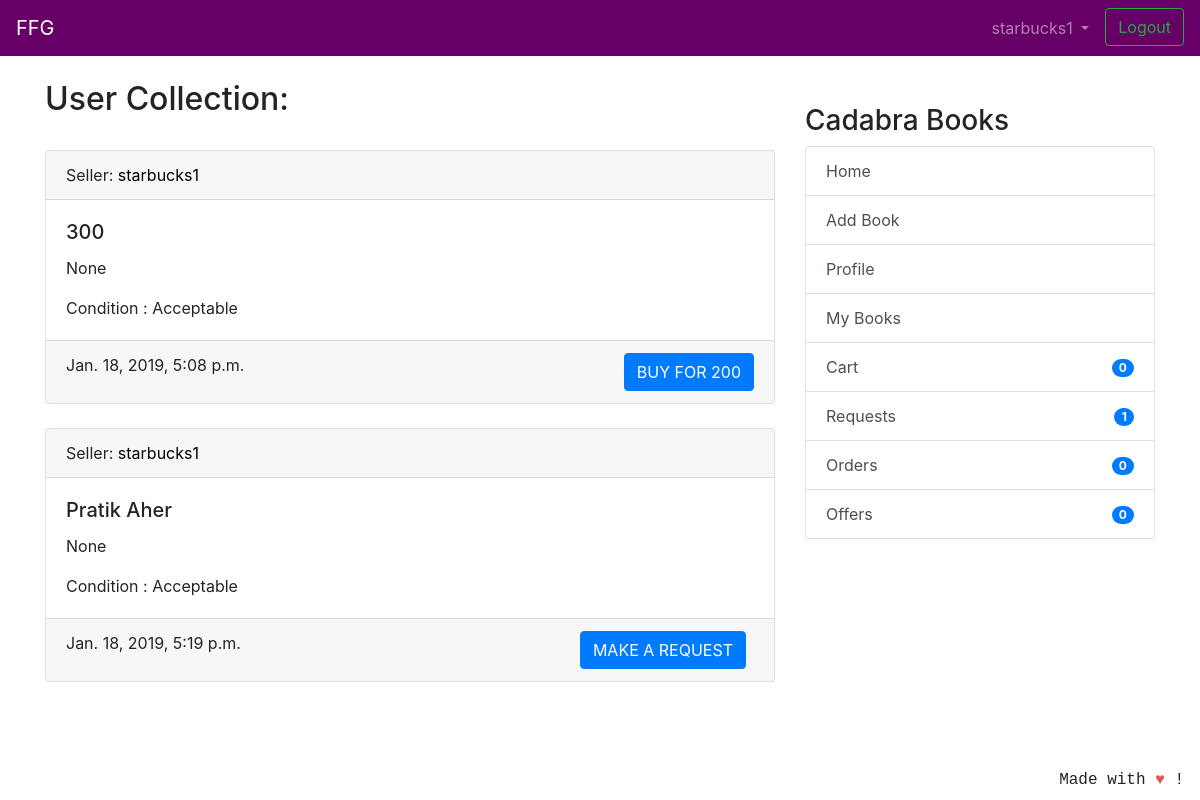
The app's page /userbooks/starbucks1 (signed in), older data.
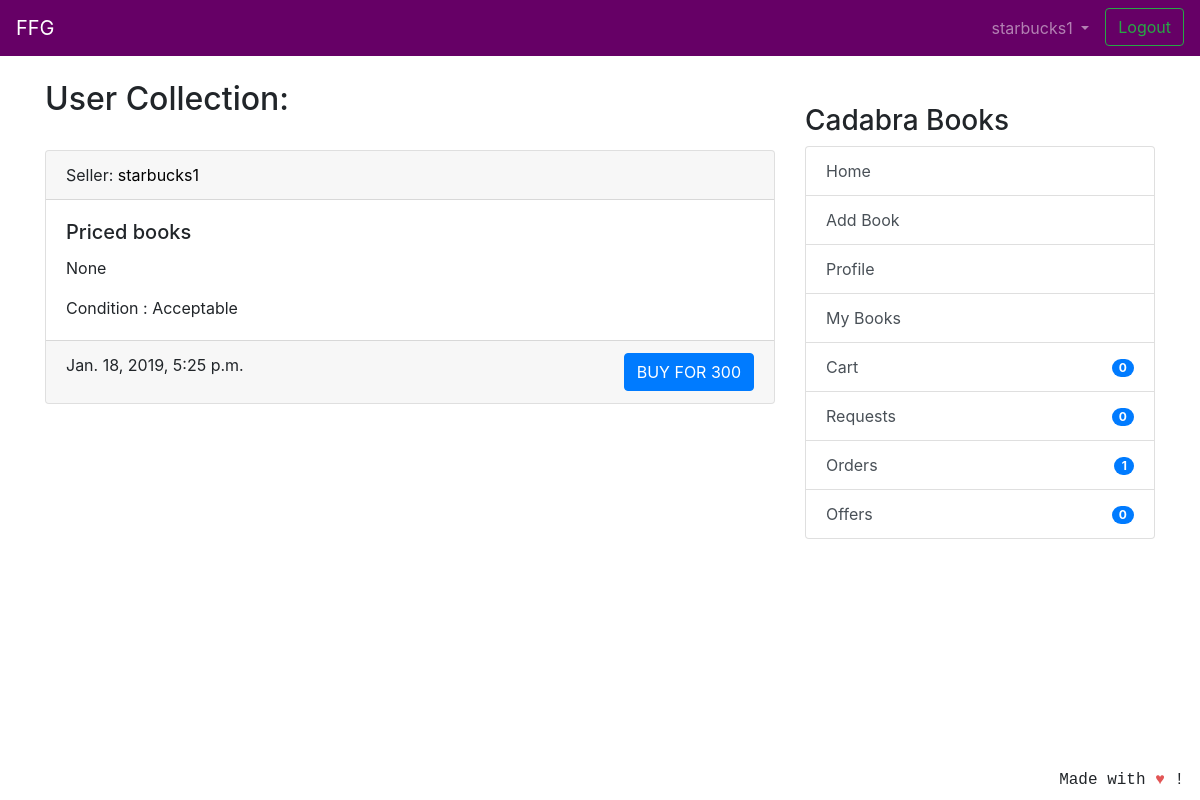
The same page, newer data.
### coreapp/models.py (models this page shows, shortened)
class Book(models.Model):
    user = models.ForeignKey(User, on_delete=models.CASCADE, null=True)
    book_name = models.CharField(max_length=100)
    author_name = models.CharField(max_length=100, blank=True, null=True)
    description = models.CharField(max_length=2000,blank=True,null=True)
    image = models.ImageField(null=True, blank=True, upload_to="book_images/")
    price = models.IntegerField(null=True,blank=True)
    sell_or_exchange = models.CharField(
        max_length=100, choices=BUY_OR_EXCHANGE, default='Exchange')
    condition = models.CharField(
        max_length=100, choices=CONITION_CHOICES, default='Acceptable')
    created_at = models.DateTimeField(auto_now_add=True)
    class Meta:
        verbose_name = 'Book'
        verbose_name_plural = 'Books'

### coreapp/views.py (the view)
# urls.py: path('userbooks/<str:username>', views.UserBookListViewForUser.as_view(),name='userbooksforuser'),
class UserBookListViewForUser(LoginRequiredMixin, generic.ListView):
    model = Book
    template_name = 'collection_user_entries.html'
    context_object_name = 'books'
    ordering = ['-created_at']
    def get_queryset(self):
        user = self.kwargs['username']
        user_profile = get_object_or_404(Profile, user__username=user)
        collection_items = UserCollection.objects.get(
            owner=user_profile)
        ordered_books = FinalBuyOrder.objects.values_list('book')
        requester_books = Transaction.objects.values_list('requester_book')
        offerrer_books = Transaction.objects.values_list('offerrer_book')
        return collection_items.books.exclude(id__in=ordered_books).exclude(
            id__in=requester_books).exclude(id__in=offerrer_books)

### coreapp/models.py (called while the page is built)
    def get_cart_items(self):
        return self.items.all()

### nofapapp/context_processors.py (called while the page is built)
def add_variable_to_context(request):
    if request.user.id:
        orderitems = Order.objects.get(owner=request.user.profile)
        orders = orderitems.get_cart_items()
        return {
            'requestscount': Requests.objects.filter(requester=request.user).count(),
            'offercount' : Requests.objects.filter(offerrer=request.user).count(),
            'orderscount': Transaction.objects.filter(offerrer=request.user).count()+FinalBuyOrder.objects.filter(user=request.user).count(),
            'cartitemscount': len(orders),
            'addresscheck': get_object_or_404(ShippingAddress, profile=get_object_or_404(Profile, user=request.user)).address1,
            }
    else:
        return {}

### templates/collection_user_entries.html (shortened to what this page needs)
{% extends 'base.html' %}
{% block content %}
<h2>User Collection:</h2>
<br />
{% if books %}
{% for book in books %}
    <div class="card text-left">
        <div class="card-header">
            Seller: <a href="{% url 'coreapp:userbooksforuser' book.user %}" style="color:black">{{ book.user.username }}</a>
        </div>
        <div class="card-body">
            <div class="d-flex justify-content-between">
                <div>
                    <h5 class="card-title">{{ book.book_name }}</h5>
                    <p class="card-text">{{ book.description }}</p>
                    <p class="card-text">Condition : {{ book.condition }} </p>
                </div>
            </div>
        </div>
        <div class="card-footer text-mutxed">
            {{ book.created_at }}
            {% if book.sell_or_exchange == 'Sell' %}
            <a href="{% url 'cart:add_to_cart' book.id %}" class="btn btn-primary float-right">BUY FOR {{ book.price }}</a>
            {% else %}
            <a href="{% url 'transaction:add_request' book.id %}" class="btn btn-primary mr-2 float-right">MAKE A REQUEST</a>
            {% endif %}
        </div>
    </div>
{% endfor %}
{% else %}
<div class="text-center">
    <h1>No Books Found ! </h1>
</div>
{% endif %}
{% endblock %}

### templates/base.html (shortened to what this page needs)
{% load static %}
<!doctype html>
<html lang="en">
  <head>
    <link rel="stylesheet" href="https://stackpath.bootstrapcdn.com/bootstrap/4.2.1/css/bootstrap.min.css"
>
  </head>
  <body>
    <header class="site-header">
<nav class="navbar navbar-expand-lg navbar-dark" style="background-color: #660066;">
  <a class="navbar-brand" href="#">FFG</a>
  <div class="collapse navbar-collapse" id="navbarSupportedContent">
    <ul class="navbar-nav ml-auto">
      {% if user.is_authenticated %}
      <li class="nav-item dropdown">
        <a class="nav-link dropdown-toggle" href="#" id="navbarDropdown" role="button" data-toggle="dropdown"
          aria-haspopup="true" aria-expanded="false">
          {{ user.username }}
        </a>
      </li>
      <li><a class="btn btn-outline-success ml-2 my-2 my-sm-0" href="{% url 'logout'%}">Logout</a></li>
        {% else %}
      <li><a href="{% url 'login' %}" class="btn btn-outline-success">Login</a></li>
      <li><a href="{% url 'coreapp:signup' %}" class="btn btn-primary ml-2">Sign up</a></li>
      {% endif %}
    </ul>
  </div>
</nav>
  </header>
  <br/>
    <div class="container">
      <div class="row justify-content-center">
        <div class="col-8">
          {% block content %}
          {% endblock %}
        </div>
        {% if user.is_authenticated %}
                <div class="col-md-4">
                  <div class="content-section">
                    <br/>
                    <h3>Cadabra Books</h3>
                      <ul class="list-group">
                        <a class="list-group-item list-group-item-action" href="{% url 'coreapp:list_entries' %}" > Home </a>
                        <a class="list-group-item list-group-item-action" href="{% url 'coreapp:new_entry' %}" > Add Book</a>
                        <a class="list-group-item list-group-item-action" href="{% url 'coreapp:profile' %}" >Profile</a>
                        <a class="list-group-item list-group-item-action" href="{% url 'coreapp:userbooks' %}" >My Books</a>
                        <a class="list-group-item list-group-item-action" href="{% url 'cart:cart_items' %}" >Cart<span class="badge badge-primary badge-pill float-right mt-1">{{ cartitemscount }}</span> </a>
                        <a class="list-group-item list-group-item-action" href="{% url 'transaction:requests_view' %}" >Requests<span class="badge badge-primary badge-pill float-right mt-1">{{ requestscount }}</span></a>
                        <a class="list-group-item list-group-item-action" href="{% url 'transaction:orders_view' %}" >Orders <span class="badge badge-primary badge-pill float-right mt-1">{{ orderscount }}</span></a>
                        <a class="list-group-item list-group-item-action" href="{% url 'transaction:offers_view' %}" >Offers <span class="badge badge-primary badge-pill float-right mt-1">{{ offercount }}</span></a>
                      </ul>
                      <br/>
                  </div>
                </div>
                {% endif %}
      </div>
    </div>
<footer class="site-footer mr-3 mb-2" style="position:fixed;right:0;bottom:0;font-family: 'Courier';font-style: bold;">
  Made with <span style="color: #e25555;">&hearts;</span> !
</footer>
</body>
</html>

Row changes from the older to the newer data that the page shows:
removed Book: user.username "starbucks1", book_name "300", description "None", condition "Acceptable", created_at "Jan. 18, 2019, 5:08 p.m.", price "200"
no longer on this page (row unchanged): Book: user.username "starbucks1", book_name "Pratik Aher", description "None", condition "Acceptable", created_at "Jan. 18, 2019, 5:19 p.m.", sell_or_exchange "MAKE A REQUEST"
added Book: user.username "starbucks1", book_name "Priced books", description "None", condition "Acceptable", created_at "Jan. 18, 2019, 5:25 p.m.", price "300"
Text that changed along with them:
{{ requestscount }}: "1" → "0"
{{ orderscount }}: "0" → "1"
